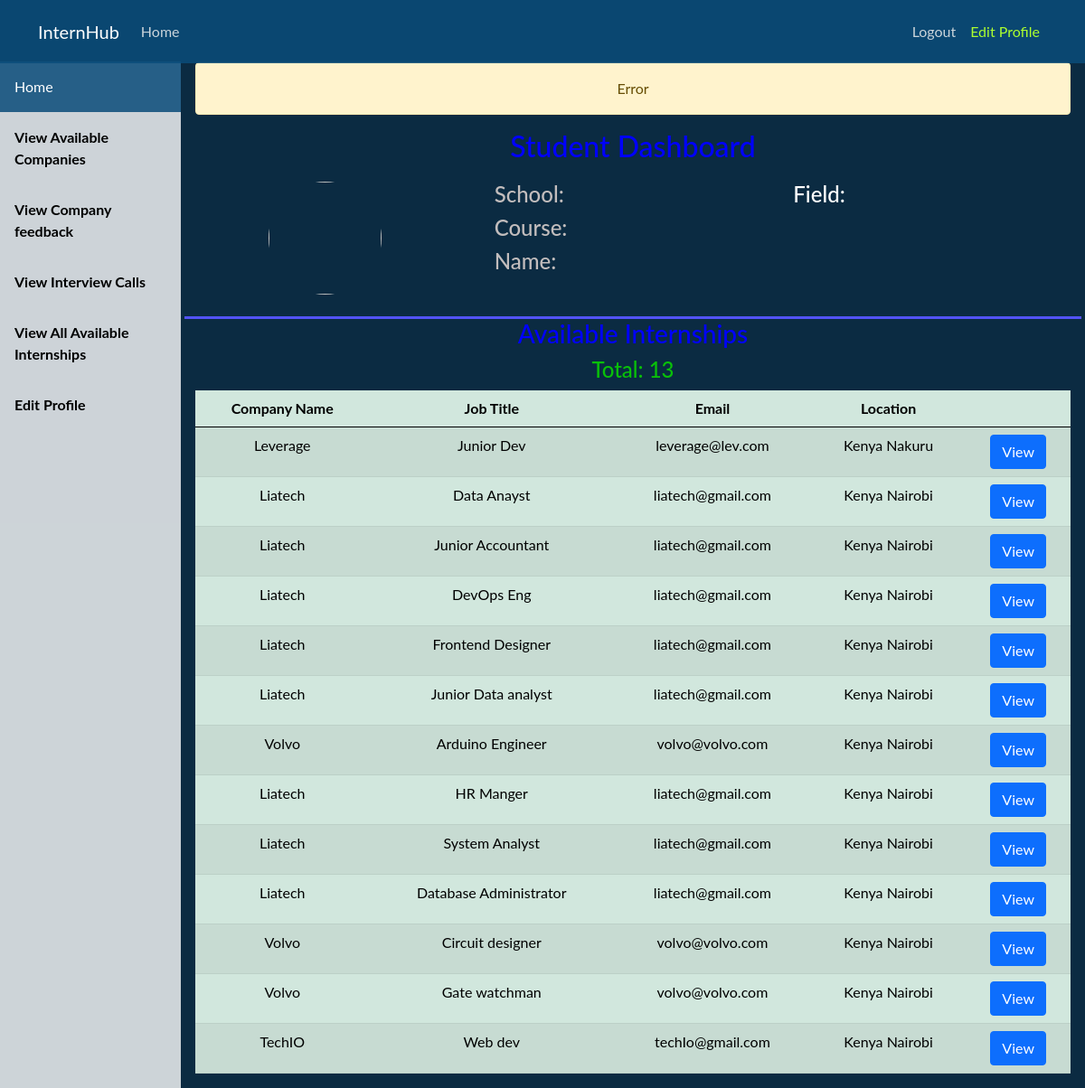
/student/dashboard/ (signed in), run on the app's committed database.
### company/models.py (models this page shows)
class InternJob(models.Model):
   company = models.ForeignKey(Company, on_delete=models.CASCADE)
   title = models.CharField(max_length=100, null=False)
   deadline = models.DateTimeField()
   resume = models.CharField(max_length=20)
   transcript = models.CharField(max_length=20)
   recommendation = models.CharField(max_length=20)
   cover_letter = models.CharField(max_length=20)
   requirements = models.TextField()

class Company(models.Model):
    user  = models.OneToOneField(User, on_delete=models.CASCADE)
    field = models.CharField(max_length=200, null=True)
    country = models.CharField(max_length=200, null=True)
    city = models.CharField(max_length=200, null=True)
    profilePic = models.ImageField(default='default.jpg', upload_to='profile_pics')
    description = models.TextField(null=True)
    opened = models.CharField(max_length=20, null=True)

### student/views.py (the view)
# urls.py: path('dashboard/', student_dashboard, name='student-dashboard'),
@login_required
def student_dashboard(request):
    if student_missing(request):
        logout(request)
    jobs = InternJob.objects.all()
    return render(request, 'student/student_dashboard.html', {'jobs': jobs})

### student/views.py (called while the page is built)
def student_missing(request):
    check_student = Student.objects.filter(user=request.user).first()
    if not check_student:
        messages.warning(request, 'Error')
        return True

### student/templates/student/student_dashboard.html (shortened to what this page needs)
{% extends 'student/dashboard_base.html' %}
{% block body %}
    <h2 style="color: blue;">Student Dashboard</h2>
   <div class="row" style="border-bottom: solid rgb(83, 83, 248); margin-top: 20px;">
       <div class="col">
            <img class="rounded-circle account-img dp" src="{{ user.student.profilePic.url }}" >
       </div>
       <div class="col" style="color: white; text-align: justify;">
            <h4 style="color: #c2bdbd;">School: {{ user.student.school }}</h4>
            <h4 style="color: #c2bdbd;">Course: {{ user.student.course }}</h4>
            <h4 style="color: #c2bdbd;">Name: {{ user.first_name }} {{ user.last_name }}</h4>
       </div>
       <div class="col" style="color: white; text-align: justify;">
        <h4 style="color: white;">Field: {{ user.student.field }}</h4>
   </div>
   </div>
   <h3 style="color: blue;" style="text-align: center;">Available Internships</h3>
   <div style="overflow-x:auto; overflow-y: auto;">
        <h4 style="color: #09c009;">Total: {{jobs|length}}</h4>
        <table class="table table-success table-striped table-hover">
                <thead>
                    <tr>
                        <th scope="col">Company Name</th>
                        <th scope="col">Job Title</th>
                        <th scope="col">Email</th>
                        <th scope="col">Location</th>
                        <th scope="col"></th>
                    <tbody>
                        {% for job in jobs %}
                            <tr>
                                <td>{{ job.company.user.username }}</td>
                                <td>{{ job.title }}</td>
                                <td>{{ job.company.user.email }}</td>
                                <td>{{ job.company.country }} {{ job.company.city }}</td>
                                <td><a class="btn btn-primary" href="{% url 'view-job' job.pk %}" role="button">View</a></td>
                            </tr>
                        {% endfor %}
                    </tbody>
                </thead>
        </table>
</div>
{% endblock %}

### Intern/static/Intern/main.css (style rules this page uses)
body { background: #fafafa; color: #333333; margin-top: 5rem; }
h1, h2, h3, h4, h5, h6 { color: #444444; }
.account-img { height: 125px; width: 125px; margin-right: 20px; margin-bottom: 16px; }

### student/templates/student/dashboard_base.html (style rules this page uses)
body { margin: 0; font-family: "Lato", sans-serif; }

### data on the page
InternJob: company.user.username "Leverage", title "Junior Dev", company.user.email "leverage@lev.com", company.country "Kenya", company.city "Nakuru"
InternJob: company.user.username "Liatech", title "Data Anayst", company.user.email "liatech@gmail.com", company.country "Kenya", company.city "Nairobi"
InternJob: company.user.username "Liatech", title "Junior Accountant", company.user.email "liatech@gmail.com", company.country "Kenya", company.city "Nairobi"
InternJob: company.user.username "Liatech", title "DevOps Eng", company.user.email "liatech@gmail.com", company.country "Kenya", company.city "Nairobi"
InternJob: company.user.username "Liatech", title "Frontend Designer", company.user.email "liatech@gmail.com", company.country "Kenya", company.city "Nairobi"
InternJob: company.user.username "Liatech", title "Junior Data analyst", company.user.email "liatech@gmail.com", company.country "Kenya", company.city "Nairobi"
InternJob: company.user.username "Volvo", title "Arduino Engineer", company.user.email "volvo@volvo.com", company.country "Kenya", company.city "Nairobi"
InternJob: company.user.username "Liatech", title "HR Manger", company.user.email "liatech@gmail.com", company.country "Kenya", company.city "Nairobi"
InternJob: company.user.username "Liatech", title "System Analyst", company.user.email "liatech@gmail.com", company.country "Kenya", company.city "Nairobi"
InternJob: company.user.username "Liatech", title "Database Administrator", company.user.email "liatech@gmail.com", company.country "Kenya", company.city "Nairobi"
InternJob: company.user.username "Volvo", title "Circuit designer", company.user.email "volvo@volvo.com", company.country "Kenya", company.city "Nairobi"
InternJob: company.user.username "Volvo", title "Gate watchman", company.user.email "volvo@volvo.com", company.country "Kenya", company.city "Nairobi"
InternJob: company.user.username "TechIO", title "Web dev", company.user.email "techIo@gmail.com", company.country "Kenya", company.city "Nairobi"

### other printed values
{{ message }} "Error"
{{ jobs|length }} "13"
